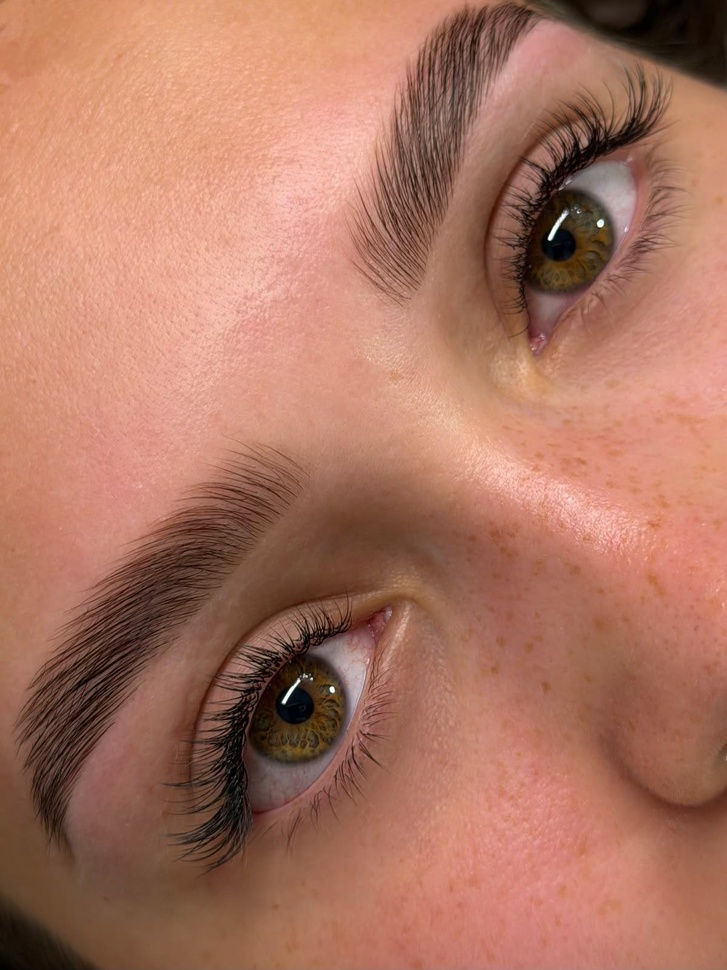
#> input picture Relevant/website/branding/assets/photos/originals/brows-lashes.jpg, 727 x 970 px, shrunk from 1199 x 1599 before the run
$ python trace.py ../../../../../../../Relevant/website/branding/assets/photos/originals/brows-lashes.jpg
#> lines starting #> are read from the running program, lines starting #| are printed output that depends on the picture
import sys, numpy as np, potrace
from PIL import Image
S = 4
m = np.asarray(Image.open(sys.argv[1] if len(sys.argv) > 1 else 'raster4x.png')) > 127
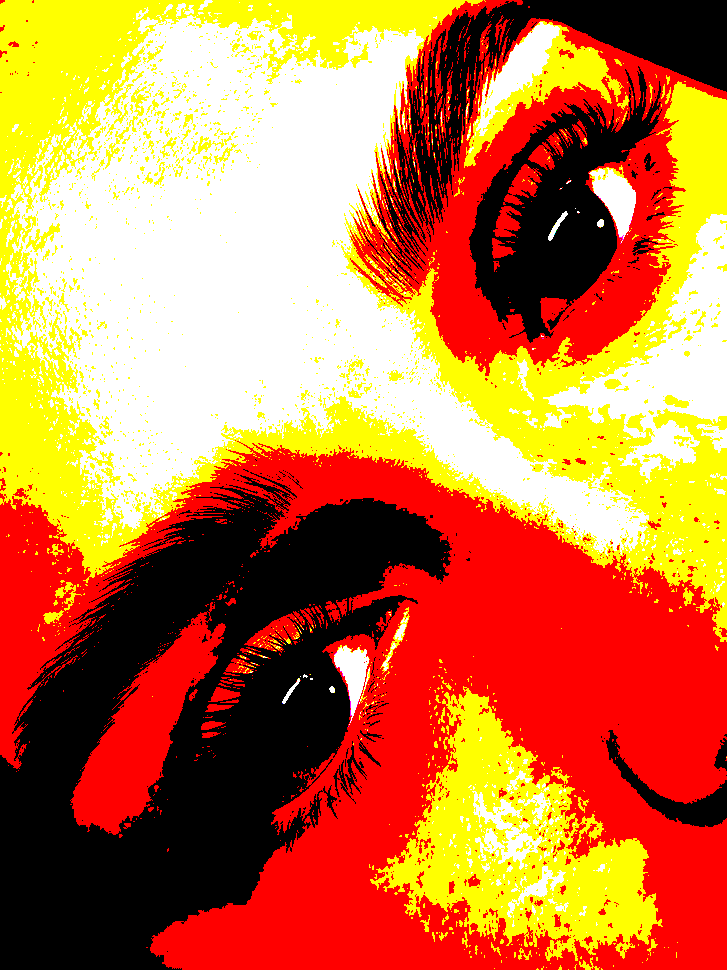
#> m: shape (970, 727, 3) bool; mean R, G, B 0.778, 0.461, 0.246
#> (the run stopped early here; a loop or call above may not have finished)

$ run again, on Relevant/website/branding/assets/photos/originals/lashes-extensions.jpg
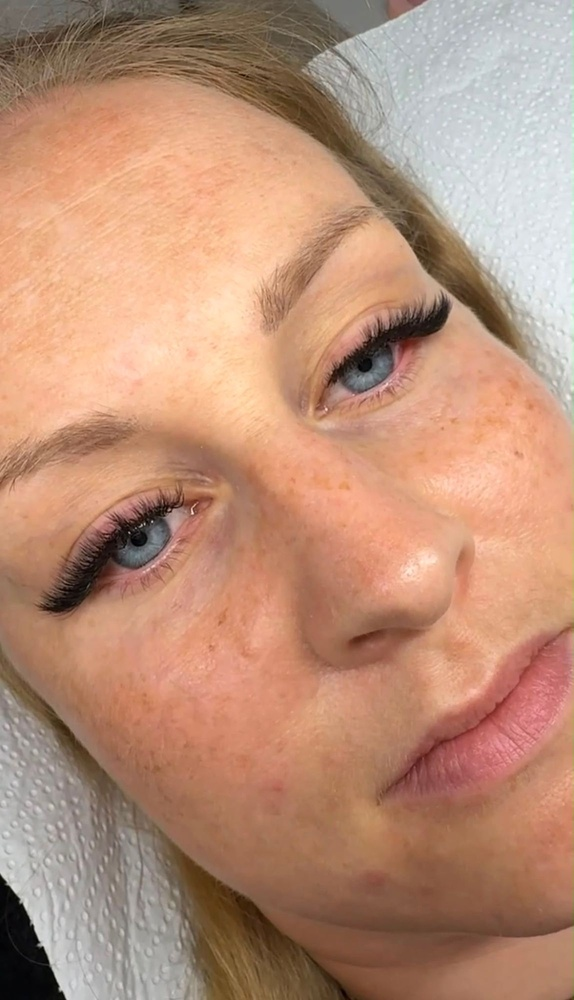
#> input picture Relevant/website/branding/assets/photos/originals/lashes-extensions.jpg, 574 x 1000 px, shrunk from 1148 x 2000 before the run
#> `m = np.asarray(Image.open(sys.argv[1] if len(sys.argv) > 1 else 'raste..`:
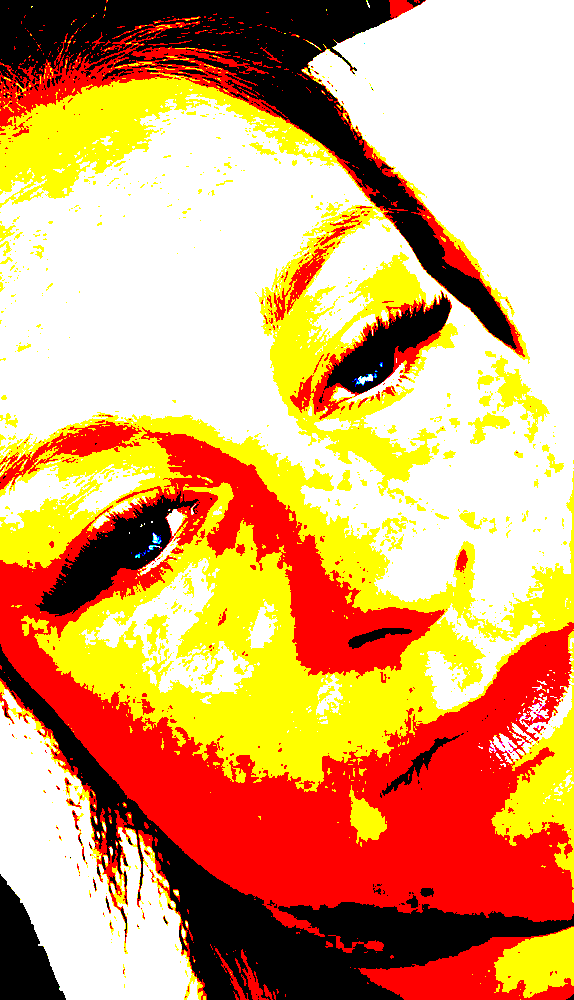
#> m: shape (1000, 574, 3) bool; mean R, G, B 0.857, 0.636, 0.422

$ run again, on Relevant/website/branding/assets/photos/originals/lashlift.jpg
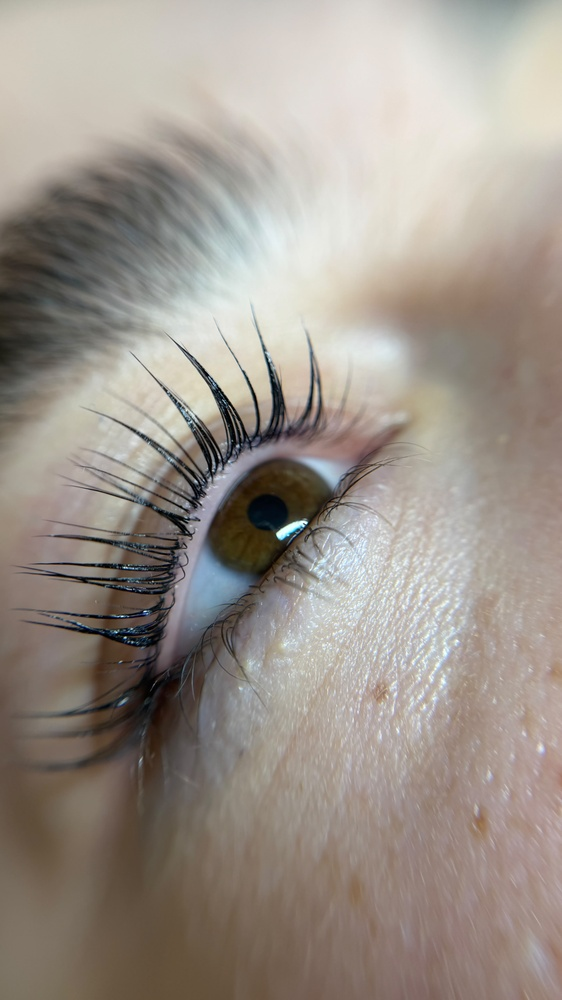
#> input picture Relevant/website/branding/assets/photos/originals/lashlift.jpg, 562 x 1000 px, shrunk from 2880 x 5120 before the run
#> `m = np.asarray(Image.open(sys.argv[1] if len(sys.argv) > 1 else 'raste..`:
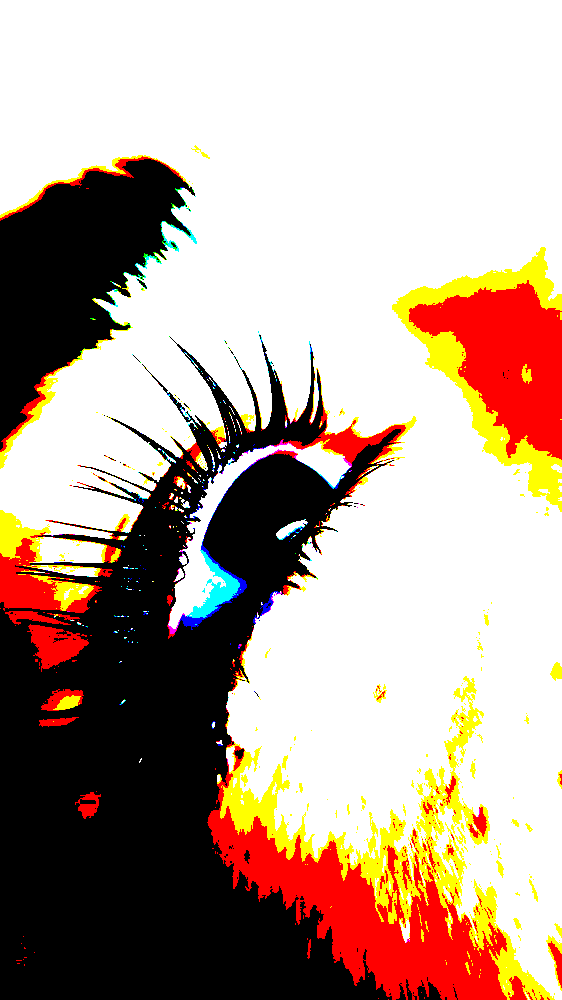
#> m: shape (1000, 562, 3) bool; mean R, G, B 0.719, 0.636, 0.583

$ run again, on Relevant/website/branding/assets/photos/originals/lips-1.jpg
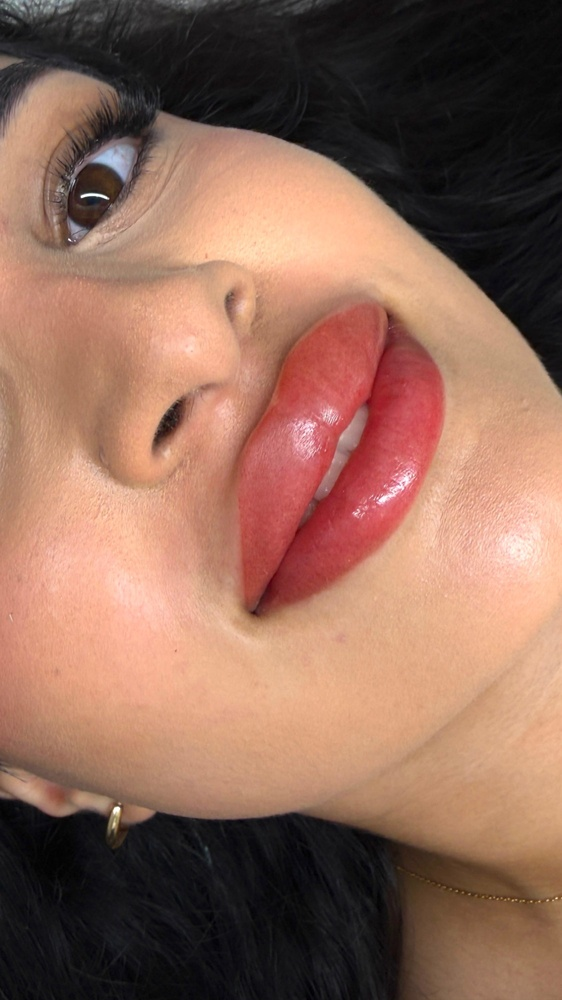
#> input picture Relevant/website/branding/assets/photos/originals/lips-1.jpg, 562 x 1000 px, shrunk from 1125 x 2000 before the run
#> `m = np.asarray(Image.open(sys.argv[1] if len(sys.argv) > 1 else 'raste..`:
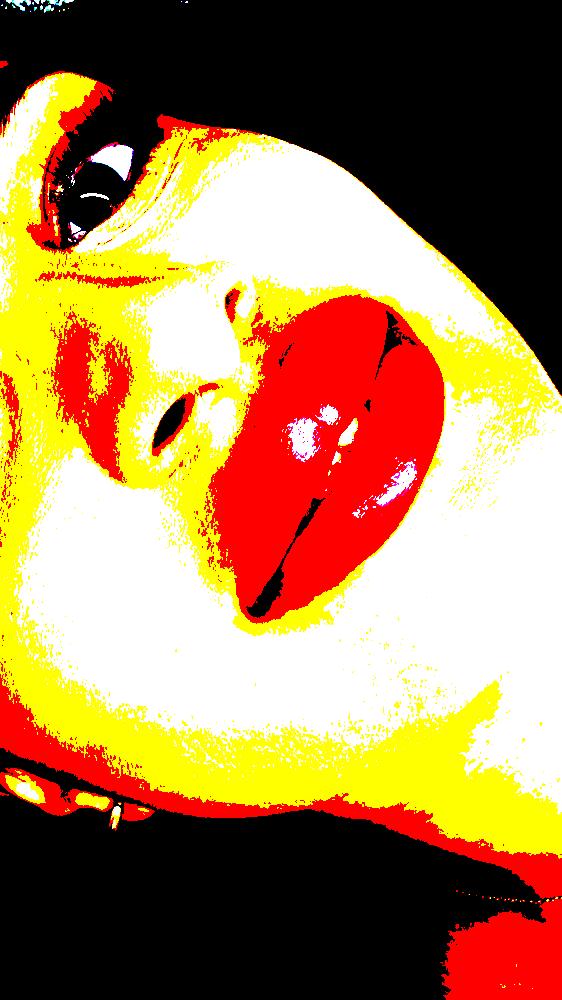
#> m: shape (1000, 562, 3) bool; mean R, G, B 0.648, 0.492, 0.308
